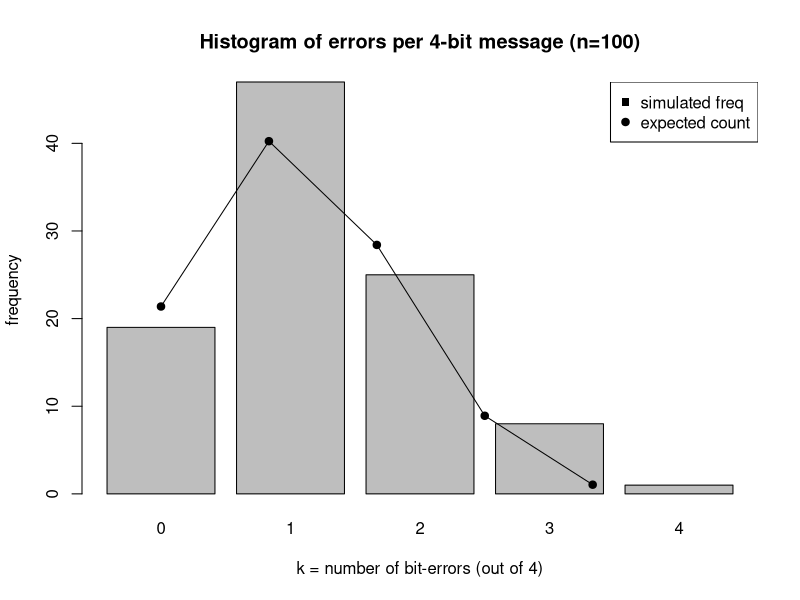
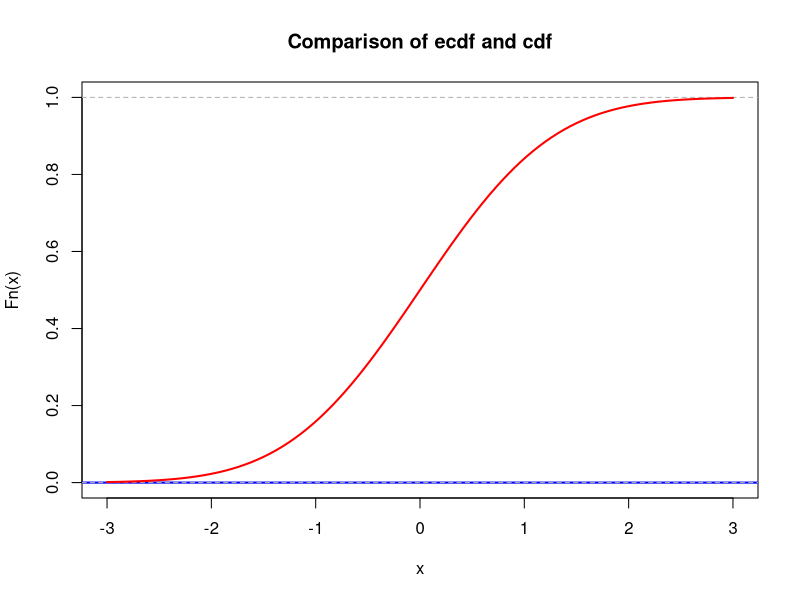
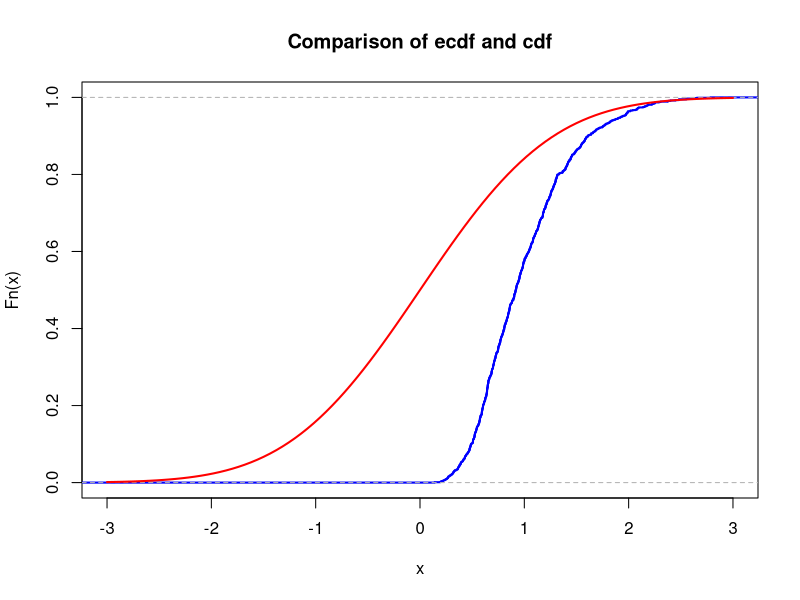
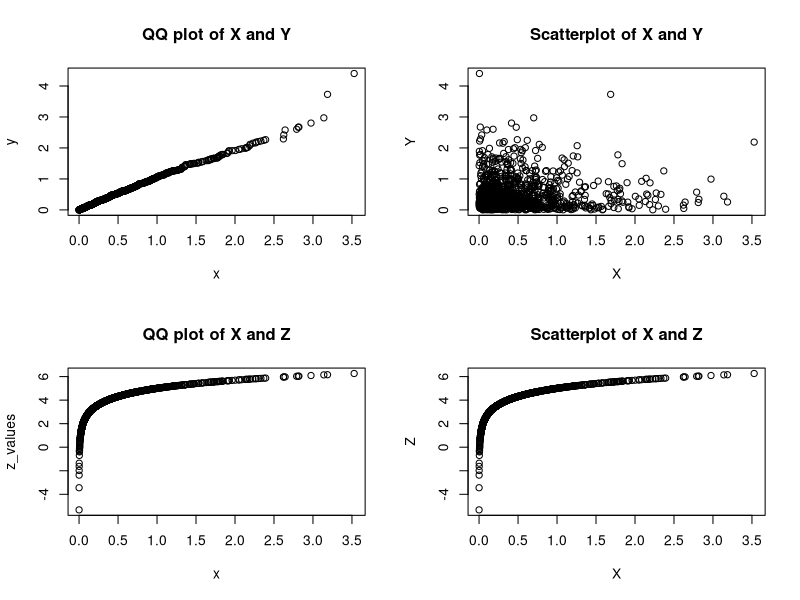

Write the R code that produced these figures, in order.
## ---- chunk 1

id <- 32

set.seed(id)
p <- id/100
# matrices G and H
G <- matrix(c(1, 1, 1, 0, 0, 0, 0,
		      1, 0, 0, 1, 1, 0, 0,
		      0, 1, 0, 1, 0, 1, 0,
		      1, 1, 0, 1, 0, 0, 1),
            nrow = 4, byrow = TRUE)
H <- t(matrix(c(1, 0, 1, 0, 1, 0, 1,
		        0, 1, 1, 0, 0, 1, 1,
		        0, 0, 0, 1, 1, 1, 1),
            nrow = 3, byrow = TRUE))
# cat("The matrix G is: \n")
#G
#cat("The matrix H is: \n")
#H
#cat("The product GH must be zero: \n")
#(G%*%H) %%2
## ---- chunk 2
# generate N messages
n <- 100
message_generator <- function(N) {
  matrix(sample(c(0,1), 4*N, replace = TRUE), nrow = N)
}
messages <- message_generator(n)
codewords <- (messages %*% G) %% 2
## ---- chunk 3
#  errors <- ...
# errors <- t(replicate(n, sample(c(0,1), prob = c(1-p,p), size = 7, replace = T)));
# errors <- matrix(sample(c(0,1), prob = c(1-p,p), size = 7*n, replace = T), nrow = n)
# errors

# errors_count <- rpois(7, p)  # number of corruptions per bit
# errors <- errors_count %% 2        # 1 if odd (flipped), 0 if even
# data.frame(errors_count, errors)

# errors <- t(replicate(n, rpois(7, p) %% 2))
errors <- t(replicate(n, rbinom(7, 1, p)))

#  received <-
received <- xor(codewords, errors) * 1 # * 1 -- to convert TRUE and FALSE to 1 and 0

## ---- chunk 4
z <- received %*% H %% 2

# function to map syndrome (z1,z2,z3) to position 0..7
syndrome_to_pos <- function(zvec) {
  # zvec is length-3 vector (z1,z2,z3), bit order matches definition:
  # position = z1 + 2*z2 + 4*z3
  pos <- zvec[1] + 2*zvec[2] + 4*zvec[3]
  return(pos)   # 0 means "no single-bit error detected"
}
corrected <- received  # start with received, then flip where needed
for(i in 1:n) {
  pos <- syndrome_to_pos(as.integer(z[i, ]))
  if(pos >= 1 && pos <= 7) {
    corrected[i, pos] <- (corrected[i, pos] + 1) %% 2
  }
}

# now decode: m* = (r3 r5 r6 r7) as given
decoded <- cbind(corrected[,3], corrected[,5], corrected[,6], corrected[,7])

# success indicator: compare decoded message to original messages
success <- apply(decoded == messages, 1, all)   # TRUE if all 4 bits recovered
success_num <- as.integer(success)

# estimate p* and standard error & 95% CI using CLT
p_hat <- mean(success_num)

p_hat
## ---- chunk 5
sd <- sqrt(p_hat*(1 - p_hat) / n)
sd
mse <- sd^2

c(p_hat - 2*sd, p_hat + 2*sd)
## ---- chunk 6
epsilon <- 0.03
N_approx <- p_hat * (1-p_hat) * 1.96^2 / epsilon^2
N_approx
## ---- chunk 7
# simulate n independent 4-bit messages and count errors per message
errors_per_msg <- replicate(n, sum(rbinom(4, size = 1, prob = p)))
# frequency table for k=0..4
tab <- table(factor(errors_per_msg, levels = 0:4))
tab

# plot histogram (barplot of frequencies) and overlay expected probabilities scaled by n
barplot(tab, names.arg = 0:4, xlab = "k = number of bit-errors (out of 4)",
        ylab = "frequency", main = paste("Histogram of errors per 4-bit message (n=", n, ")", sep=""))
expected_probs <- dbinom(0:4, size = 4, prob = p)
expected_counts <- expected_probs * n
points(0:4 + 0.7, expected_counts, pch = 19)   # plot expected counts as points
lines(x = 0:4 + 0.7, y = expected_counts)       # connect them
legend("topright", legend = c("simulated freq", "expected count"),
       pch = c(15,19), col = c("black","black"))

## ---- chunk 8
lambda <- 1  # change this!
N <- 100     # change this!
mu <- N * lambda
K <- 1e3
n <- 5
sample_means <- colMeans(matrix(rpois(n*K, lambda = mu), nrow=n))
## ---- chunk 9
mu <- 0       # change this!
sigma <- 1    # change this!
## ---- chunk 10
xlims <- c(mu-3*sigma,mu+3*sigma)
Fs <- ecdf(sample_means)
plot(Fs,
     xlim = xlims,
     ylim = c(0,1),
     col = "blue",
     lwd = 2,
     main = "Comparison of ecdf and cdf")
curve(pnorm(x, mean = mu, sd = sigma), col = "red", lwd = 2, add = TRUE)
## ---- chunk 11
nu1 <- 1  # change this!
K <- 1e3
n <- 5
sample_means <- colMeans(matrix(rexp(n*K, rate = nu1), nrow=n))
## ---- chunk 12
mu <- 0       # change this!
sigma <- 1    # change this!
## ---- chunk 13
xlims <- c(mu-3*sigma,mu+3*sigma)
Fs <- ecdf(sample_means)
plot(Fs,
     xlim = xlims,
     col = "blue",
     lwd = 2,
     main = "Comparison of ecdf and cdf")
curve(pnorm(x, mean = mu, sd = sigma), col = "red", lwd = 2, add = TRUE)
## ---- chunk 14
        mu <- id
        sigma <- 2*id + 7
        N <- 100

        x <- rnorm(N, mean = mu, sd = sqrt(sigma))
        y <- 1/x

        x_bar <- mean(x)
        y_bar <- mean(y)

        x_bar
        y_bar
## ---- chunk 15
        lambda <- 2
        z = function(x) { log(x) + 5 }
        N <- 1000
        x <- rexp(N, rate = lambda)
        y <- rexp(N, rate = lambda)
        z_values <- z(x)
        par(mfrow=c(2,2))
        qqplot(x, y, main = "QQ plot of X and Y")
        plot(x, y, main = "Scatterplot of X and Y", xlab =
                "X", ylab = "Y")
        qqplot(x, z_values, main = "QQ plot of X and Z")
        plot(x, z_values, main = "Scatterplot of X and Z", xlab
                = "X", ylab = "Z")
## ---- chunk 16
        n_sim <- 100 # Renamed from 'n' to avoid conflict with n=3 trials
        x_sim <- rbinom(n_sim, size = 3, prob = 0.5)
        x_bar <- mean(x_sim)
        s2 <- var(x_sim)

        cat("Theoretical E[X]:", 1.5, "\n")
        cat("Simulation (x_bar):", x_bar, "\n")
        cat("Theoretical Var(X):", 0.75, "\n")
        cat("Simulation (s2):", s2, "\n")
## ---- chunk 17
        y_sim <- 0.5 * x_sim - 1
        y_bar <- mean(y_sim)
        s2_y <- var(y_sim)

        cat("Theoretical E[Y]:", -0.25, "\n")
        cat("Simulation (y_bar):", y_bar, "\n")
        cat("Theoretical Var(Y):", 0.1875, "\n")
        cat("Simulation (s2_y):", s2_y, "\n")
